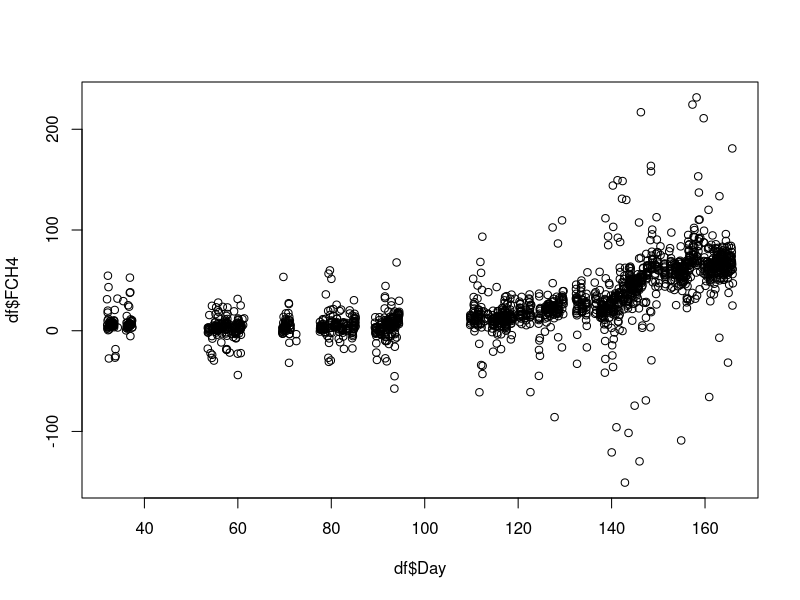
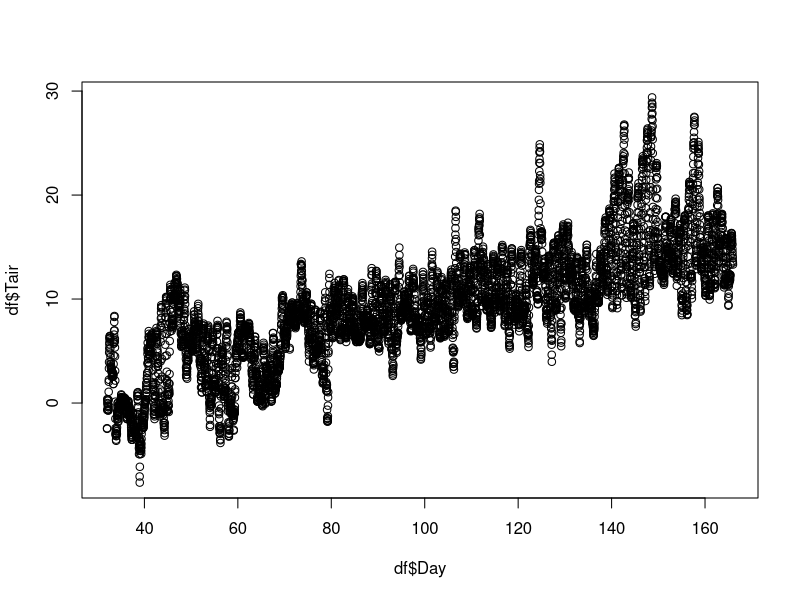
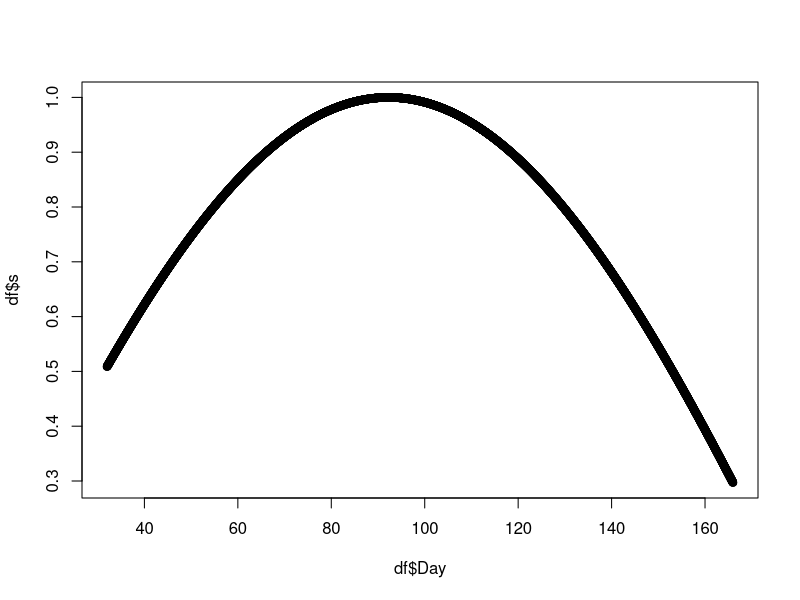
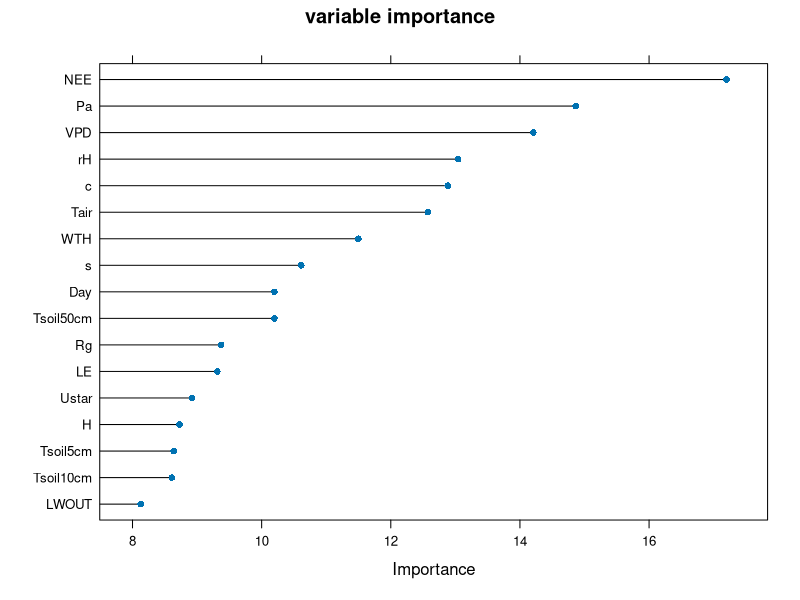
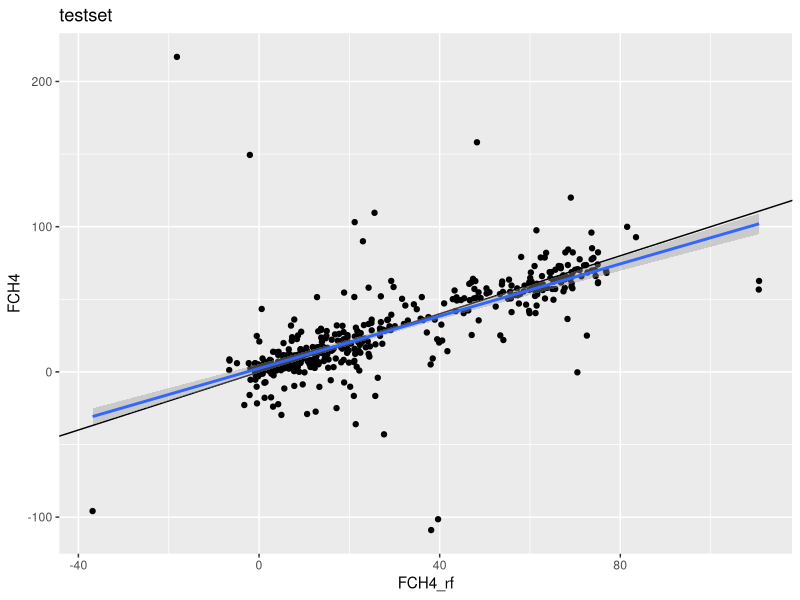
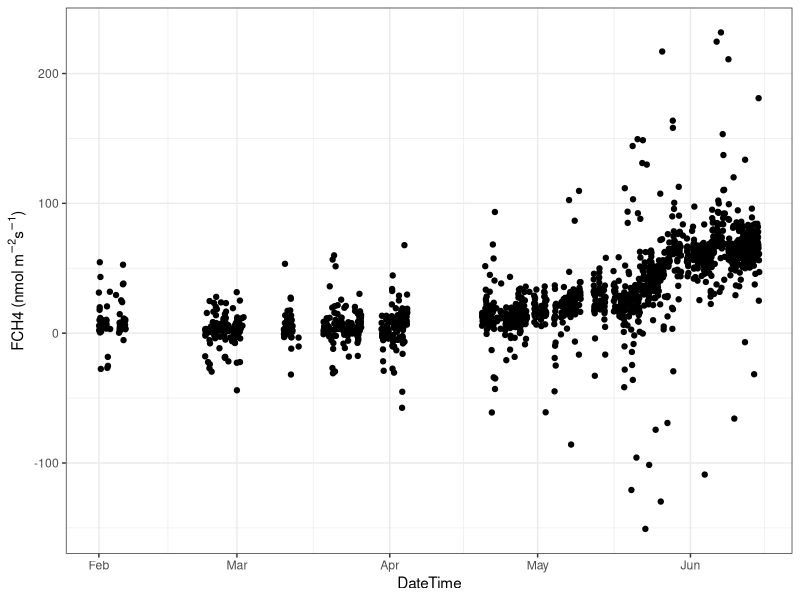
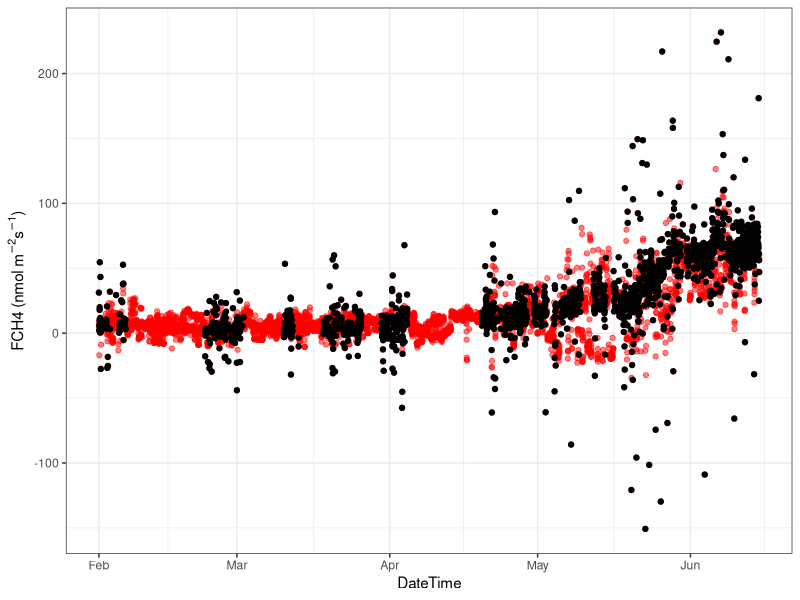

The R script that drew these images, in order:
## ---- chunk 1
# load libraries
library(tidyverse)
library(caret)
## ---- chunk 2
df <- read.csv("exampleWETBB.csv") 
head(df)
## ---- chunk 3
# variable we need for FCH4 gap-filling
predictors <- c("FCH4", "Ustar","NEE","LE","H","Rg","Tair","Tsoil5cm","Tsoil10cm","Tsoil50cm",
								"rH","VPD","WTH","Pa","LWOUT","s","c","Day")

plot(df$Day,df$FCH4)
plot(df$Day,df$Tair)
plot(df$Day,df$s)

## ---- chunk 4
# variable we need for FCH4 gap-filling
predictors <- c("FCH4", "Ustar","NEE","LE","H","Rg","Tair","Tsoil5cm","Tsoil10cm","Tsoil50cm",
								"rH","VPD","WTH","Pa","LWOUT","s","c","Day")
ML.df <- df %>% select(predictors)

# period when FCH4 is not missing
wm_only <- ML.df[!is.na(ML.df$FCH4), ]

# 75% of data used for model tuning/validation
index <- createDataPartition(wm_only$FCH4, p=0.75, list=F) 
train_set <- wm_only[index,]
test_set <- wm_only[-index,]
## ---- chunk 5

# Create tune-grid to search over hyperparameter combinations
tgrid <- data.frame(mtry = c(3,6,9,12))

# Create trainControl object
myControl <- trainControl(
  method = "cv",
  number = 3
)

#### random forest model with mtry tuning
#Add parallel processing for the fast processing if you want to
# library(parallel)
# library(doParallel)
# cluster <- makeCluster(6)
# registerDoParallel(cluster)
RF_FCH4 <- train(FCH4 ~ ., data = train_set[,predictors],
								 method = "rf",
								 preProcess = c("medianImpute"),                #impute missing met data with median
								 trControl = myControl,
								 tuneGrid = tgrid,
								 na.action = na.pass,
								 allowParallel=F, # This requires parallel packages. Otherwise you can choose FALSE.
								 ntree=200, # can generate more trees
								 importance = TRUE)
print(RF_FCH4$bestTune)
print(RF_FCH4$results)
## ---- chunk 6
# variable importance
plot(varImp(RF_FCH4, scale = FALSE), main="variable importance")
## ---- chunk 7
#generate FCH4_rf predictions for testset
test_set$FCH4_rf <- predict(RF_FCH4, test_set, na.action = na.pass)
regrRF <- lm(test_set$FCH4_rf ~ test_set$FCH4); 
print(summary(regrRF))
ggplot(test_set, aes(x=FCH4_rf,y=FCH4)) + geom_abline(slope = 1, intercept = 0)+
	geom_point() + geom_smooth(method = "lm") + ggtitle("testset")
## ---- chunk 8

# whole dataset
result <- data.frame(FCH4 = ML.df$FCH4) # you can add datetime column here if you want to.
result$FCH4_RF_model <- predict(RF_FCH4, ML.df, na.action = na.pass) # FCH4 RF model
result$FCH4_RF_filled <- ifelse(is.na(result$FCH4),result$FCH4_RF_model,result$FCH4) # gap-filled column (true value when it is, gap-filled value when missing)
result$FCH4_RF_residual <- ifelse(is.na(result$FCH4),NA,result$FCH4_RF_model - result$FCH4) # residual (model - obs). can be used for random uncertainty analysis


# time series
result$DateTime <- as.POSIXct(df$DateTime, format = "%Y-%m-%d %H:%M")

result %>% ggplot(aes(DateTime,FCH4)) + geom_point() + 
	theme_bw() + ylab(expression(paste("FCH4 (nmol ", m^-2,s^-1,")")))
result %>% ggplot(aes(DateTime,FCH4_RF_filled)) + geom_point(color="red",alpha=0.5) +
	geom_point(aes(DateTime,FCH4),color="black")+
	theme_bw() + ylab(expression(paste("FCH4 (nmol ", m^-2,s^-1,")")))


